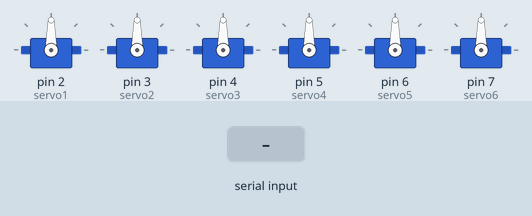
A sketch run on a simulated Arduino Uno, built with avr-gcc and run on an emulated ATmega328P. Parts: 6 × servo. Inputs (shaded band) come from the test bench. What the sketch prints to the serial monitor is not drawn.

Above: at 1.2 s.
1.3 s: "1" received over Serial
At 3.5 s:
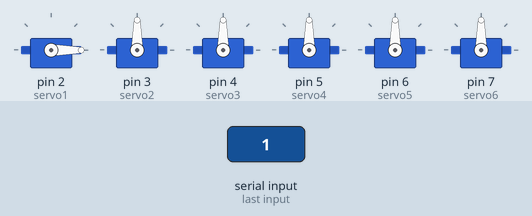
3.8 s: "90,45,200\n" received over Serial
At 5.0 s:
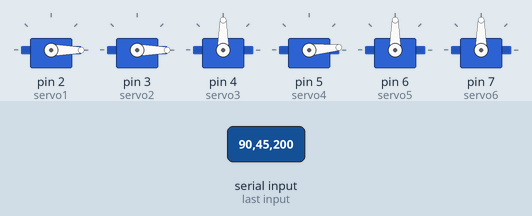
5.3 s: "30,150,10,200,45,90\n" received over Serial
At 6.1 s:
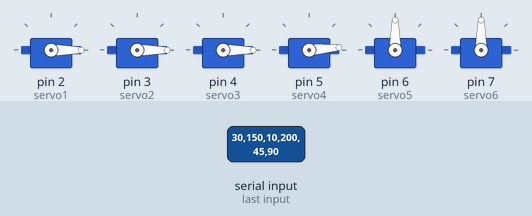
6.8 s: "5" received over Serial
At 9.0 s:
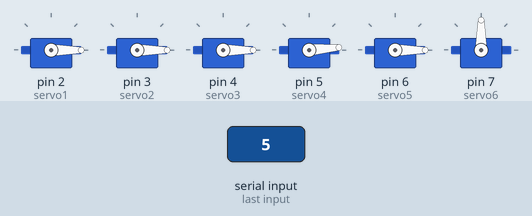
9.3 s: "6" received over Serial
At 10.9 s:
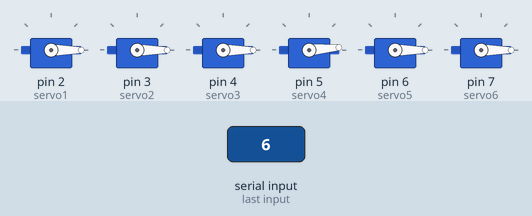
11.7 s: "90,45,200,10,150,30\n" received over Serial
At 12.7 s:
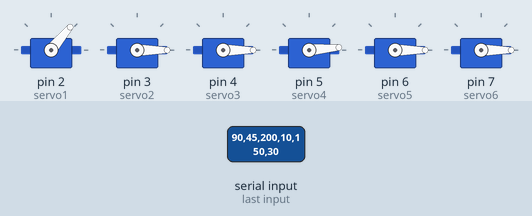
Timing chart, 0 to 14.2 s (numbered marks = the images above; inputs shaded):
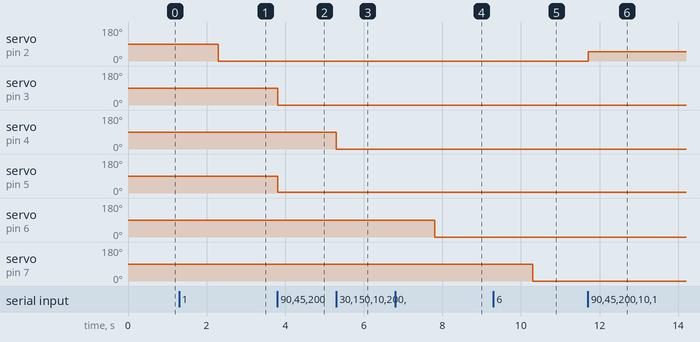

The sketch:

six_robot_arm_test_arduino_mega_code.ino
```cpp
#include <Servo.h>

Servo servo1;
Servo servo2;
Servo servo3;
Servo servo4;
Servo servo5;
Servo servo6;

void setup() {
  Serial.begin(9600);
  servo1.attach(2);
  servo2.attach(3);
  servo3.attach(4);
  servo4.attach(5);
  servo5.attach(6);
  servo6.attach(7);
}

void loop() {
  if (Serial.available() > 0) {
    char command = Serial.read();
    int angle;
    Serial.print(command);
    Serial.print("  ");
    switch (command) {
      case '1':
        angle = Serial.parseInt();
        Serial.println(angle);
        servo1.write(angle);
        break;

      case '2':
        angle = Serial.parseInt();
        Serial.println(angle);
        servo2.write(angle);
        break;

      case '3':
        angle = Serial.parseInt();
        Serial.println(angle);
        servo3.write(angle);
        break;

      case '4':
        angle = Serial.parseInt();
        Serial.println(angle);
        servo4.write(angle);
        break;

      case '5':
        angle = Serial.parseInt();
        Serial.println(angle);
        servo5.write(angle);
        break;

      case '6':
        angle = Serial.parseInt();
        Serial.println(angle);
        servo6.write(angle);
        break;
    }
  }
}
```

Measured:
- after the input at 1.3 s, servo on pin 2 (servo1): 90° → 0° after 1.0 s
- after the input at 3.8 s, servo on pin 3 (servo2): 90° → 0° at once; servo on pin 5 (servo4): 90° → 5° at once
- after the input at 5.3 s, servo on pin 4 (servo3): 90° → 0° at once
- after the input at 6.8 s, servo on pin 6 (servo5): 90° → 0° after 1.0 s
- after the input at 9.3 s, servo on pin 7 (servo6): 90° → 0° after 1.0 s
- after the input at 11.7 s, servo on pin 2 (servo1): 0° → 50° at once
